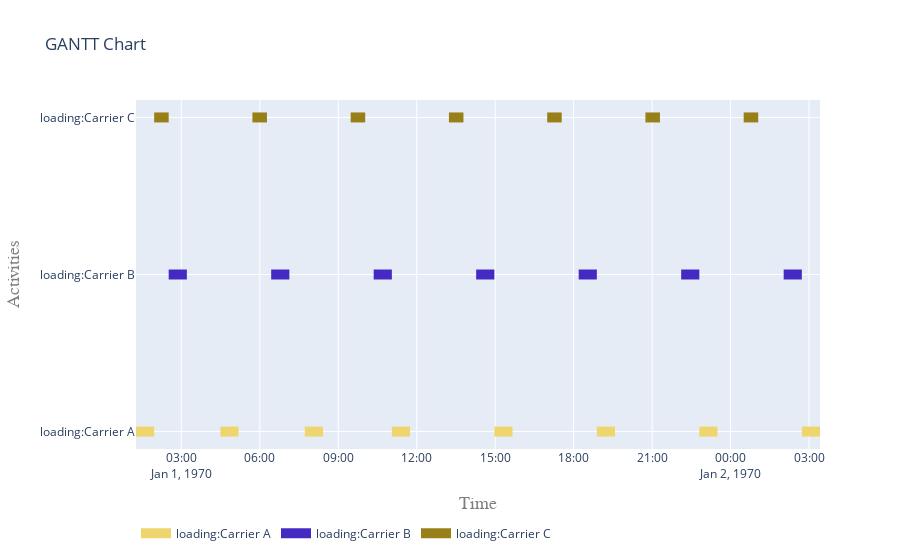

This figure's notebook cell:
### Markdown cell above
Plot only activities whose namespace (first letters) matches load*

### Code cell
flat = pd.DataFrame(flatten(activities))
loading = list(flat[flat['ActivityName'].str.startswith('loading')]['activity'].values)
fig = get_gantt_chart(loading)

### Figure 1 — Plotly figure (JSON) as saved in the notebook; plotly's stock layout.template omitted (floating-point values rounded to 4 significant figures)
{"data": [{"connectgaps": false, "hoverinfo": "y+name", "line": {"color": "rgb(239,213,110)", "width": 10}, "mode": "lines", "name": "loading:Carrier A", "type": "scatter", "x": ["1970-01-01T01:16:00", "1970-01-01T01:16:00", "1970-01-01T01:57:40", "1970-01-01T01:57:40", "1970-01-01T01:57:40", "1970-01-01T04:29:40", "1970-01-01T04:29:40", "1970-01-01T05:11:20", "1970-01-01T05:11:20", "1970-01-01T05:11:20", "1970-01-01T07:43:20", "1970-01-01T07:43:20", "1970-01-01T08:25:00", "1970-01-01T08:25:00", "1970-01-01T08:25:00", "1970-01-01T11:02:56", "1970-01-01T11:02:56", "1970-01-01T11:44:36", "1970-01-01T11:44:36", "1970-01-01T11:44:36", "1970-01-01T14:58:04", "1970-01-01T14:58:04", "1970-01-01T15:39:44", "1970-01-01T15:39:44", "1970-01-01T15:39:44", "1970-01-01T18:53:12", "1970-01-01T18:53:12", "1970-01-01T19:34:52", "1970-01-01T19:34:52", "1970-01-01T19:34:52", "1970-01-01T22:48:20", "1970-01-01T22:48:20", "1970-01-01T23:30:00", "1970-01-01T23:30:00", "1970-01-01T23:30:00", "1970-01-02T02:43:28", "1970-01-02T02:43:28", "1970-01-02T03:25:08", "1970-01-02T03:25:08", "1970-01-02T03:25:08"], "y": ["loading:Carrier A", "loading:Carrier A", "loading:Carrier A", "loading:Carrier A", null, "loading:Carrier A", "loading:Carrier A", "loading:Carrier A", "loading:Carrier A", null, "loading:Carrier A", "loading:Carrier A", "loading:Carrier A", "loading:Carrier A", null, "loading:Carrier A", "loading:Carrier A", "loading:Carrier A", "loading:Carrier A", null, "loading:Carrier A", "loading:Carrier A", "loading:Carrier A", "loading:Carrier A", null, "loading:Carrier A", "loading:Carrier A", "loading:Carrier A", "loading:Carrier A", null, "loading:Carrier A", "loading:Carrier A", "loading:Carrier A", "loading:Carrier A", null, "loading:Carrier A", "loading:Carrier A", "loading:Carrier A", "loading:Carrier A", null]}, {"connectgaps": false, "hoverinfo": "y+name", "line": {"color": "rgb(68,42,195)", "width": 10}, "mode": "lines", "name": "loading:Carrier B", "type": "scatter", "x": ["1970-01-01T02:31:00", "1970-01-01T02:31:00", "1970-01-01T03:12:40", "1970-01-01T03:12:40", "1970-01-01T03:12:40", "1970-01-01T06:26:08", "1970-01-01T06:26:08", "1970-01-01T07:07:48", "1970-01-01T07:07:48", "1970-01-01T07:07:48", "1970-01-01T10:21:16", "1970-01-01T10:21:16", "1970-01-01T11:02:56", "1970-01-01T11:02:56", "1970-01-01T11:02:56", "1970-01-01T14:16:24", "1970-01-01T14:16:24", "1970-01-01T14:58:04", "1970-01-01T14:58:04", "1970-01-01T14:58:04", "1970-01-01T18:11:32", "1970-01-01T18:11:32", "1970-01-01T18:53:12", "1970-01-01T18:53:12", "1970-01-01T18:53:12", "1970-01-01T22:06:40", "1970-01-01T22:06:40", "1970-01-01T22:48:20", "1970-01-01T22:48:20", "1970-01-01T22:48:20", "1970-01-02T02:01:48", "1970-01-02T02:01:48", "1970-01-02T02:43:28", "1970-01-02T02:43:28", "1970-01-02T02:43:28"], "y": ["loading:Carrier B", "loading:Carrier B", "loading:Carrier B", "loading:Carrier B", null, "loading:Carrier B", "loading:Carrier B", "loading:Carrier B", "loading:Carrier B", null, "loading:Carrier B", "loading:Carrier B", "loading:Carrier B", "loading:Carrier B", null, "loading:Carrier B", "loading:Carrier B", "loading:Carrier B", "loading:Carrier B", null, "loading:Carrier B", "loading:Carrier B", "loading:Carrier B", "loading:Carrier B", null, "loading:Carrier B", "loading:Carrier B", "loading:Carrier B", "loading:Carrier B", null, "loading:Carrier B", "loading:Carrier B", "loading:Carrier B", "loading:Carrier B", null]}, {"connectgaps": false, "hoverinfo": "y+name", "line": {"color": "rgb(153,127,24)", "width": 10}, "mode": "lines", "name": "loading:Carrier C", "type": "scatter", "x": ["1970-01-01T01:57:40", "1970-01-01T01:57:40", "1970-01-01T02:31:00", "1970-01-01T02:31:00", "1970-01-01T02:31:00", "1970-01-01T05:43:04", "1970-01-01T05:43:04", "1970-01-01T06:16:24", "1970-01-01T06:16:24", "1970-01-01T06:16:24", "1970-01-01T09:28:28", "1970-01-01T09:28:28", "1970-01-01T10:01:48", "1970-01-01T10:01:48", "1970-01-01T10:01:48", "1970-01-01T13:13:52", "1970-01-01T13:13:52", "1970-01-01T13:47:12", "1970-01-01T13:47:12", "1970-01-01T13:47:12", "1970-01-01T16:59:16", "1970-01-01T16:59:16", "1970-01-01T17:32:36", "1970-01-01T17:32:36", "1970-01-01T17:32:36", "1970-01-01T20:44:40", "1970-01-01T20:44:40", "1970-01-01T21:18:00", "1970-01-01T21:18:00", "1970-01-01T21:18:00", "1970-01-02T00:30:04", "1970-01-02T00:30:04", "1970-01-02T01:03:24", "1970-01-02T01:03:24", "1970-01-02T01:03:24"], "y": ["loading:Carrier C", "loading:Carrier C", "loading:Carrier C", "loading:Carrier C", null, "loading:Carrier C", "loading:Carrier C", "loading:Carrier C", "loading:Carrier C", null, "loading:Carrier C", "loading:Carrier C", "loading:Carrier C", "loading:Carrier C", null, "loading:Carrier C", "loading:Carrier C", "loading:Carrier C", "loading:Carrier C", null, "loading:Carrier C", "loading:Carrier C", "loading:Carrier C", "loading:Carrier C", null, "loading:Carrier C", "loading:Carrier C", "loading:Carrier C", "loading:Carrier C", null, "loading:Carrier C", "loading:Carrier C", "loading:Carrier C", "loading:Carrier C", null]}], "layout": {"hovermode": "closest", "legend": {"orientation": "h", "x": 0, "y": -0.2}, "title": {"text": "GANTT Chart"}, "xaxis": {"range": ["1970-01-01T01:16:00", "1970-01-02T03:25:08"], "title": {"font": {"color": "#7f7f7f", "family": "Courier New, monospace", "size": 18}, "text": "Time"}}, "yaxis": {"title": {"font": {"color": "#7f7f7f", "family": "Courier New, monospace", "size": 18}, "text": "Activities"}}}}
